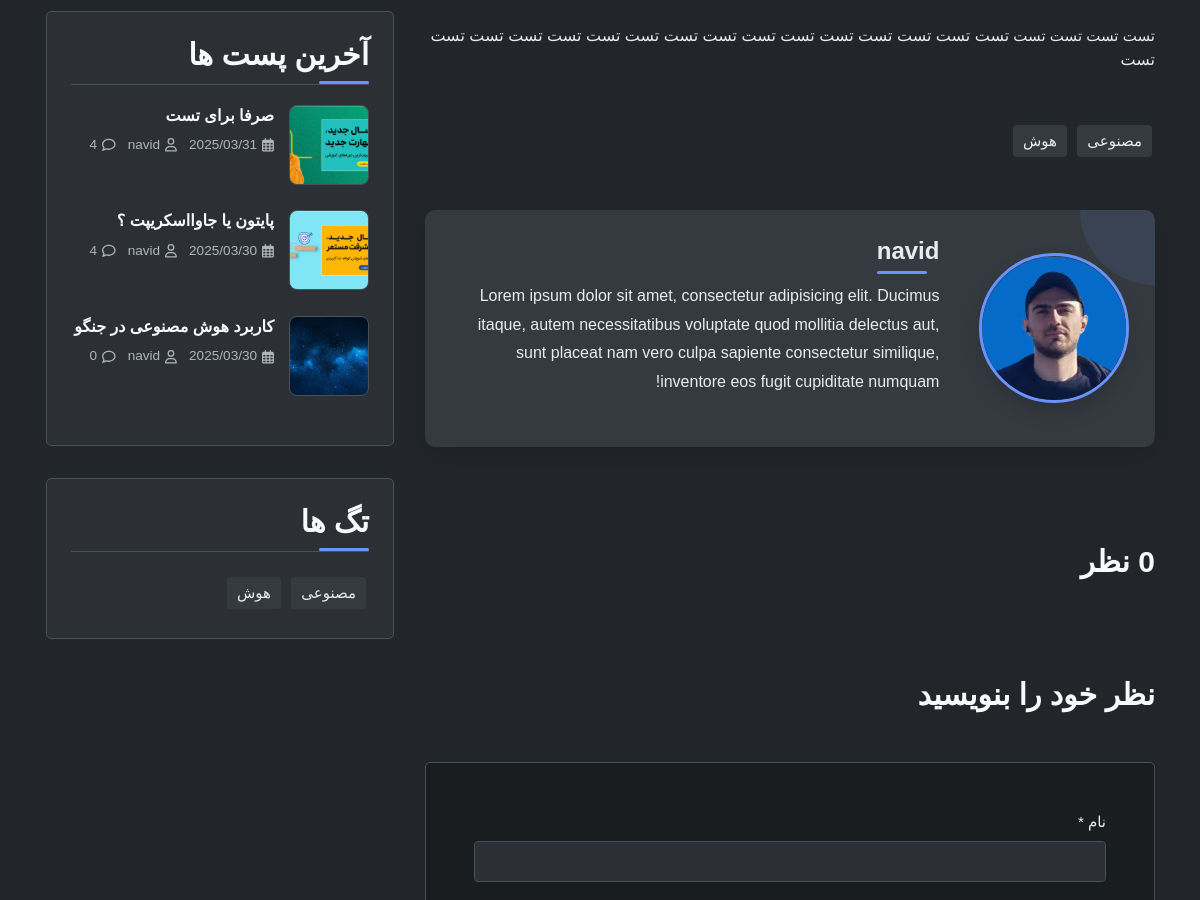
Page /blog/py_lens/ (middle part) on the earlier database version.
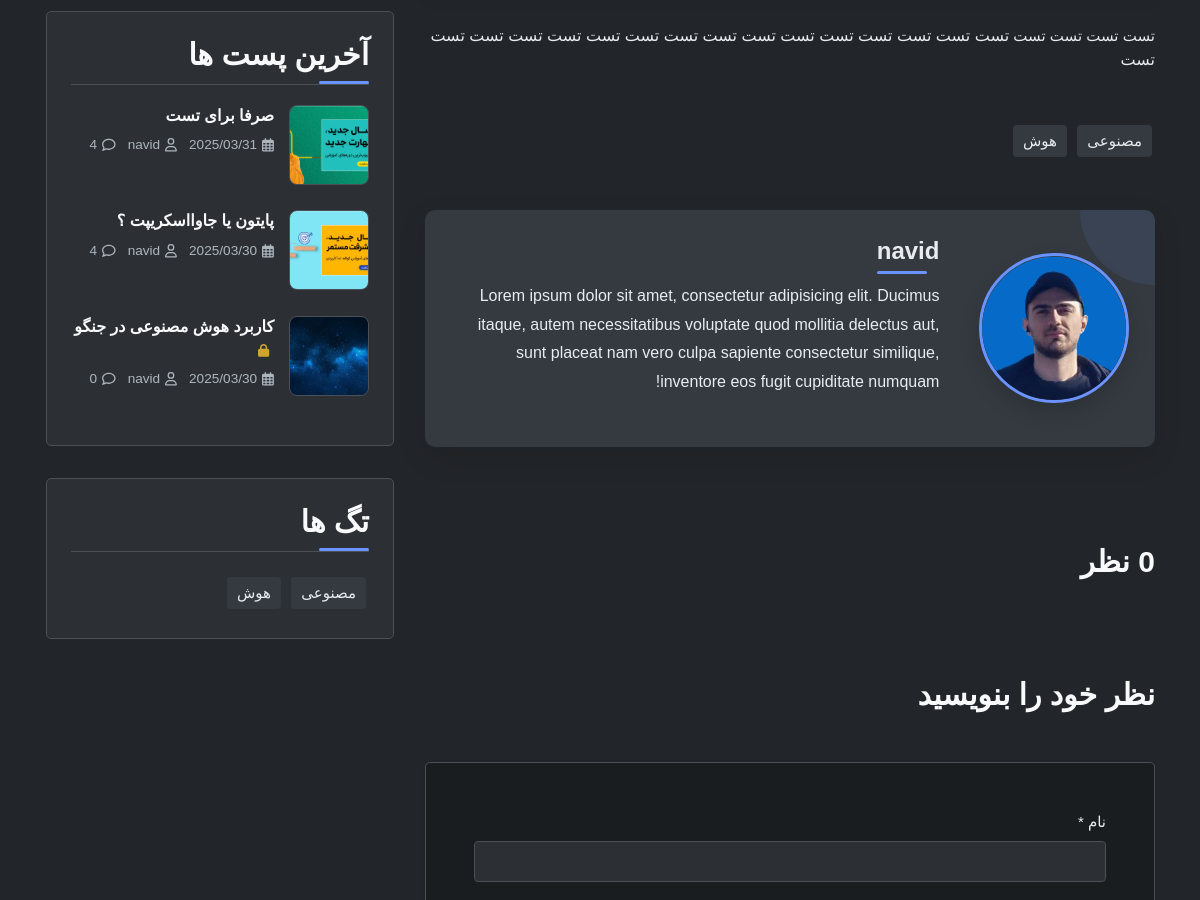
Same page on the later database version.
### blog/models.py (models this page shows, shortened)
class Post(models.Model):
    author = models.ForeignKey(User, on_delete=models.SET_NULL, null=True, blank=True)
    title = models.CharField(max_length=200 , unique=True )
    slug = models.SlugField(max_length=255, unique=True, null=True, blank=True)
    content = models.TextField()
    image = models.ImageField(upload_to='blog_images/', default='blog_images/default.jpg')
    category = models.ForeignKey(Category, on_delete=models.CASCADE, null=True, blank=True)
    tags = TaggableManager()
    count_views = models.IntegerField(default=0)
    status = models.BooleanField(default=False)
    publish_at = models.DateTimeField(null=True, blank=True)
    created_at = models.DateTimeField(auto_now_add=True)
    updated_at = models.DateTimeField(auto_now=True)
    login_required = models.BooleanField(default=False)
    class Meta:
        ordering = ['-created_at']
    def save(self, *args, **kwargs):
        if not self.slug:
            self.slug = slugify(self.title)
        super().save(*args, **kwargs)

### blog/views.py (the view)
# urls.py: path('<slug:slug>/', views.blog_single, name='blog_single'),
def blog_single(request, slug):
    if not slug or slug == '':
        return redirect('blog:blog')
    captcha_code = generate_captcha_code()
    post = get_object_or_404(Post, slug=slug, status=True)
    if post.login_required and not request.user.is_authenticated:
        messages.warning(request, "برای مشاهده این مطلب باید وارد حساب کاربری خود شوید")
        return HttpResponseRedirect(reverse('accounts:login') + f'?next={request.path}')
    if request.method == 'POST':
        form = CommentForm(request.POST)
        server_captcha = request.POST.get('server_captcha', '')
        user_captcha = request.POST.get('captcha_input', '')
        if user_captcha.upper() != server_captcha.upper():
            messages.error(request, "کد امنیتی وارد شده صحیح نیست.")
            comments = Comment.objects.filter(post=post.id, approved=True).order_by('-created_at')
            categories = Category.objects.filter(post=post)
            word_count = len(post.content.split())
            reading_time = max(1, round(word_count / 200))
            latest_posts = Post.objects.filter(status=True).exclude(id=post.id).order_by('-created_at')[:3]
            context = {
                'post': post,
                'categories': categories,
                'reading_time': reading_time,
                'tags': post.tags.all(),
                'comments': comments,
                'form': form,
                'latest_posts': latest_posts,
                'captcha_code': captcha_code
            }
            return render(request, 'blog/blog-single.html', context)
        if form.is_valid():
            comment = form.save(commit=False)
            comment.post = post
            comment.save()
            messages.success(request, 'نظر شما با موفقیت ثبت شد و پس از تایید نمایش داده خواهد شد')
            return redirect('blog:blog_single', slug=slug)
        else:
            for field, errors in form.errors.items():
                for error in errors:
                    messages.error(request, f"خطا در فیلد {field}: {error}")
    else:
        form = CommentForm()
    comments = Comment.objects.filter(post=post.id, approved=True).order_by('-created_at')
    categories = Category.objects.filter(post=post)
    post.count_views += 1
    post.save()
    word_count = len(post.content.split())
    reading_time = max(1, round(word_count / 200))
    latest_posts = Post.objects.filter(status=True).exclude(id=post.id).order_by('-created_at')[:3]
    context = {
        'post': post,
        'categories': categories,
        'reading_time': reading_time,
        'tags': post.tags.all(),
        'comments': comments,
        'form': form,
        'latest_posts': latest_posts,
        'captcha_code': captcha_code
    }
    return render(request, 'blog/blog-single.html', context)

### blog/forms.py
class CommentForm(forms.ModelForm):
    email = forms.EmailField(required=False, label='ایمیل')
    class Meta:
        model = Comment
        fields = ['name', 'email', 'message']

### blog/models.py (called while the page is built)
    def get_post_count(self):
        return self.post_set.filter(status=True).count()

### blog/views.py (called while the page is built)
def generate_captcha_code(length=5):
    characters = string.ascii_uppercase + string.digits
    characters = characters.replace('0', '').replace('O', '').replace('1', '').replace('I', '')
    return ''.join(random.choice(characters) for _ in range(length))

### templates/blog/blog-single.html (shortened to what the changed rows need)
{% extends 'base.html' %}
{% load static %}
{% load humanize %}
{% block extra_css %}
<link rel="stylesheet" href="{% static 'css/blog-single.css' %}">
<link rel="stylesheet" href="https://cdnjs.cloudflare.com/ajax/libs/animate.css/4.1.1/animate.min.css">
{% endblock %}
{% block content %}
<section class="ftco-section mt-5 pt-4 pb-5">
  <div class="container">
    <div class="row">
      <div class="col-lg-4 sidebar">
        <div class="sidebar-box">
          {% for post in latest_posts %}
          <div class="block-21 mb-4 d-flex">
            <a class="blog-img mr-4" style="background-image: url('{{ post.image.url }}');"></a>
            <div class="text">
              <h3 class="heading"><a href="{% url 'blog:blog_single' post.slug %}">{{ post.title }}</a>
                {% if post.login_required %}
                <i class="fas fa-lock text-warning sidebar-lock-icon" title="این مطلب فقط برای کاربران ثبت‌نام شده قابل مشاهده است"></i>
                {% endif %}
              </h3>
              <div class="meta">
                <div><a href="#"><i class="far fa-calendar-alt" style="margin-left: 5px;"></i> {{ post.created_at|date:"Y/m/d" }}</a></div>
                <div><a href="#"><i class="far fa-user" style="margin-left: 5px;"></i> {{ post.author.first_name }}</a></div>
                <div><a href="#comments-section"><i class="far fa-comment" style="margin-left: 5px;"></i> {{ post.comment_set.filter.count }}</a></div>
              </div>
            </div>
          </div>
          {% empty %}
          <p>هیچ پستی یافت نشد.</p>
          {% endfor %}
        </div>
      </div>
    </div>
  </div>
</section>
{% endblock %}

Differences in the rows shown:
changed Post "کاربرد هوش مصنوعی در جنگو": login_required False → True (drawn)
